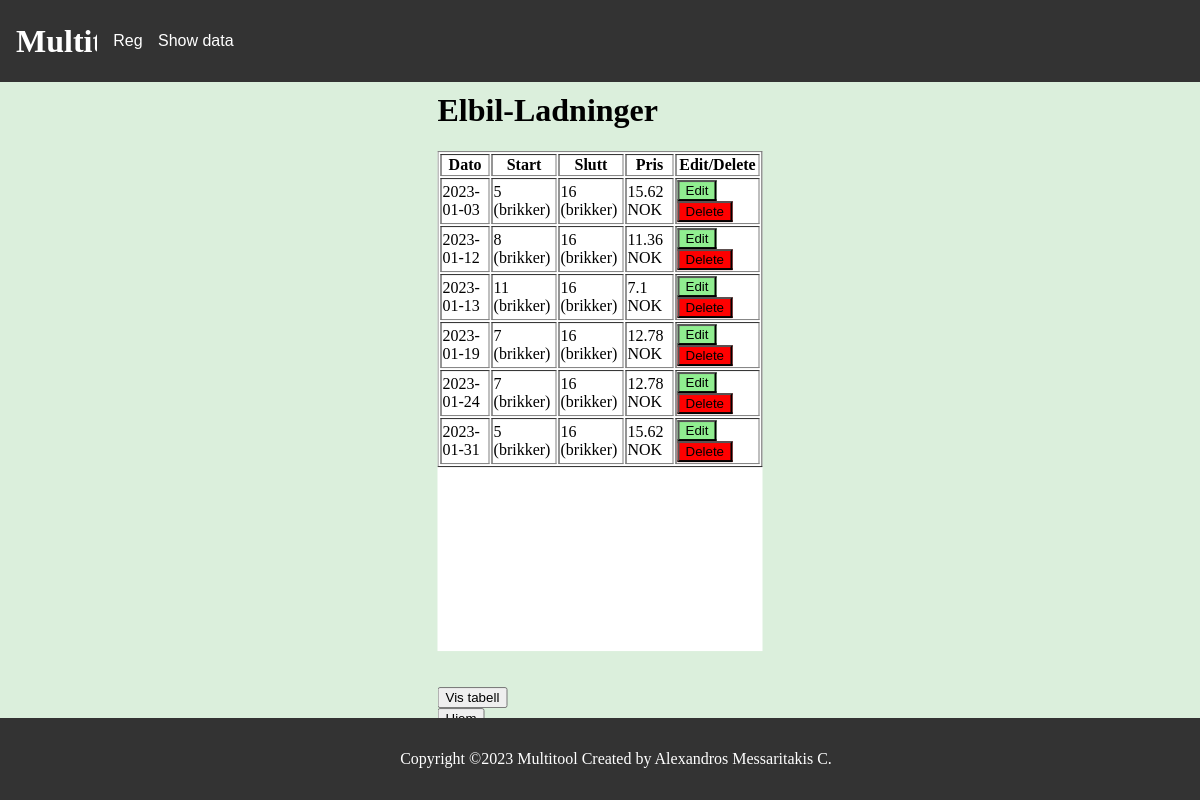
Page /edit.php on the committed database.
### tables this page shows
CREATE TABLE `elbil` (
  `LadNr` int(11) NOT NULL,
  `Start` double NOT NULL,
  `Slutt` double NOT NULL,
  `Pris` double NOT NULL,
  `Dato` date NOT NULL
);

### edit.php (the view, shortened to what this page needs)
<html>
<head>
<body>
<header>
<h1>Multitool</h1>
<div class="dropdown">
  <button class="dropbtn">Register</button>
</div>
<div class="dropdown2">
  <button class="dropbtn2">Show data</button>
</div>
</header>
<div class="container">
<div class="title">
<h1>Elbil-Ladninger</h1>
</div>
<div class= "table">
<?php
function toBrikker($var){
	$a = $var/100;
	$maxCap = 16;
	$b = $a * $maxCap;
	$brikker=round($b);
	return $brikker." (brikker) ";
}
$dbhost='localhost';
$dbname='db';
$dbusername='root';
$dbpass='';
$conn =new mysqli($dbhost,$dbusername,$dbpass,$dbname);
$sql = "SELECT LadNr,Dato,Start,Slutt,Pris FROM elbil";
$result = $conn->query($sql);
if($result ->num_rows > 0){
	echo "<div style='overflow-y:scroll; height:500px;'>";
	echo "<table border='1'>
<tr>
<th>Dato</th>
<th>Start</th>
<th>Slutt</th>
<th>Pris</th>
<th>Edit/Delete</th>
</tr>";
	while($row = $result->fetch_assoc()){
		 echo "<tr>";
  echo "<td>" . $row['Dato'] . "</td>";
  echo "<td>" .toBrikker($row["Start"]) . "</td>";
  echo "<td>" . toBrikker($row["Slutt"]). "</td>";
  echo "<td>" . round($row["Pris"],2) . " NOK</td>";
  echo "<td> <a href='editone.php?id=". $row['LadNr']. "'><button class='Edit'>Edit</button></a><button class='Delete'>Delete</button></td>";
  echo "</tr>";
	}
	echo "</table>";
	echo "</div>";
} else{
	echo "0 results";
}
?>
</div>
<div class="buttons">
<br><br>
<a href= "show.php">
<button>Vis tabell</button>
</a>
<br>
<a href= "home.php">
<button>Hjem</button>
</a>
</div>
</div>
<footer>
<p>Copyright ©2023 Multitool Created by Alexandros Messaritakis C.</p>
</footer>
</body>
</head>
</html>

### edit.php (style rules this page uses)
body { background: rgba(76, 175, 80, 0.2) }
header { background-color: #333; color: white; padding: 1rem; display: flex; justify-content: space-between; align-items: center; margin-right:-8px; margin-left:-8px; margin-top:-8px; }
header h1 { margin: 0; font-size: 2rem; font-weight: bold; }
.container { display: inline; position:absolute; top:50%; left:50%; transform: translate(-50%,-50%); }
.dropbtn { background-color: #333; color: white; padding: 16px; font-size: 16px; border: none; }
.dropdown { position: relative; display: inline-block; right:40%; }
footer { position:fixed; bottom:0; left:0; width:100%; background-color: #333; color: white; padding: 1rem; text-align: center; }
.dropbtn2 { background-color: #333; color: white; padding: 16px; font-size: 16px; border: none; }
.dropdown2 { position: relative; display: inline-block; right:80%; }
.table { inline: 1; background-color: white; width:325px; }
.buttons { width: 200px; }
.Edit { background-color: lightgreen; }
.Delete { background-color: red; }

### rows in the picture
elbil: Dato "2023-01-03", Start "5 (brikker)", Slutt "16 (brikker)", Pris "15.62"
elbil: Dato "2023-01-12", Start "8 (brikker)", Slutt "16 (brikker)", Pris "11.36"
elbil: Dato "2023-01-13", Start "11 (brikker)", Slutt "16 (brikker)", Pris "7.1"
elbil: Dato "2023-01-19", Start "7 (brikker)", Slutt "16 (brikker)", Pris "12.78"
elbil: Dato "2023-01-24", Start "7 (brikker)", Slutt "16 (brikker)", Pris "12.78"
elbil: Dato "2023-01-31", Start "5 (brikker)", Slutt "16 (brikker)", Pris "15.62"
